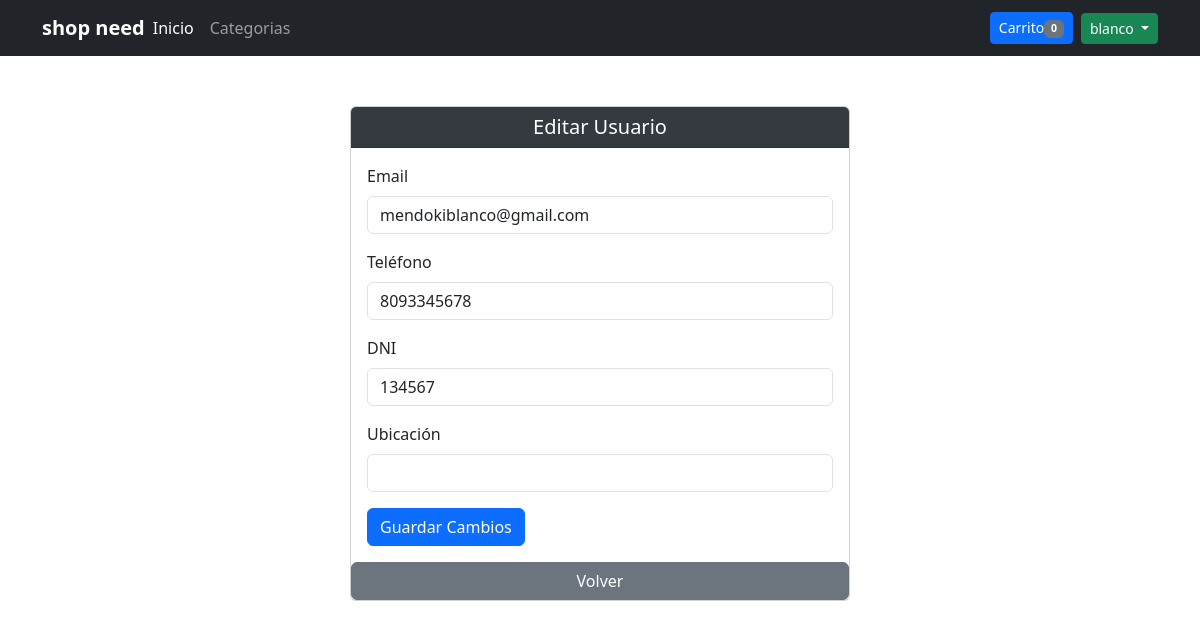
Screenshot of /EditarUsuario.php (signed in) with the database file from the repository.
### tables this page shows
CREATE TABLE `clientes` (
  `nombres` varchar(80) NOT NULL,
  `apellidos` varchar(80) NOT NULL,
  `email` varchar(50) NOT NULL,
  `telefono` varchar(20) NOT NULL,
  `dni` varchar(20) NOT NULL,
  `estatus` tinyint(4) NOT NULL,
  `fecha_alta` datetime NOT NULL,
  `fecha_modifica` int(11) DEFAULT NULL,
  `fecha_baja` int(11) DEFAULT NULL,
  `ubicacion` varchar(100) NOT NULL,
  `id` int(11) NOT NULL
);

### EditarUsuario.php (the view, shortened to what this page needs)
<?php
$db = new Database();
$con = $db->conectar();
if (!empty($_SESSION['user_cliente'])) {
    $usuario_id = $_SESSION['user_cliente'];
    $sql_usuario = $con->prepare("SELECT nombres, apellidos, email, telefono, dni, ubicacion FROM clientes WHERE id = ?");
    $sql_usuario->execute([$usuario_id]);
    $usuario = $sql_usuario->fetch(PDO::FETCH_ASSOC);
} else {
    header("Location: login.php");
    exit;
}
?>
<!DOCTYPE html>
<html lang="en">
<head>
    <link href="https://cdn.jsdelivr.net/npm/bootstrap@5.3.2/dist/css/bootstrap.min.css" rel="stylesheet">
    <link href="CSS/estilo.css" rel="stylesheet">
</head>
<body>
    <?php include 'menu.php'; ?>
    <main class="container">
        <div class="card">
            <div class="card-header">
                <h5 class="card-title text-center">Editar Usuario</h5>
            </div>
            <div class="card-body">
                <form action="clases/guardar_datos_usuario.php" method="POST">
                    <div class="mb-3">
                        <label for="email" class="form-label">Email</label>
                        <input type="email" class="form-control" id="email" name="email" value="<?php echo $usuario['email']; ?>">
                    </div>
                    <div class="mb-3">
                        <label for="telefono" class="form-label">Teléfono</label>
                        <input type="text" class="form-control" id="telefono" name="telefono" value="<?php echo $usuario['telefono']; ?>">
                    </div>
                    <div class="mb-3">
                        <label for="dni" class="form-label">DNI</label>
                        <input type="text" class="form-control" id="dni" name="dni" value="<?php echo $usuario['dni']; ?>">
                    </div>
                    <div class="mb-3">
                        <label for="dni" class="form-label">Ubicación</label>
                        <input type="text" class="form-control" id="ubicacion" name="ubicacion" value="<?php echo $usuario['ubicacion']; ?>">
                    </div>
                    <button type="submit" class="btn btn-primary">Guardar Cambios</button>
                </form>
            </div>
            <a href="Usuario.php" class="btn btn-secondary">Volver</a>
        </div>
    </main>
</body>
</html>

### EditarUsuario.php (style rules this page uses)
.card { margin-top: 50px; max-width: 500px; margin-left: auto; margin-right: auto; }
.card-header { background-color: #343a40; color: white; }
.card-title { margin-bottom: 0; }

### rows the page displays
clientes: email "mendokiblanco@gmail.com", telefono "8093345678", dni "134567"

### other values shown
$num_cart "0"
$_SESSION['user_name'] "blanco"
